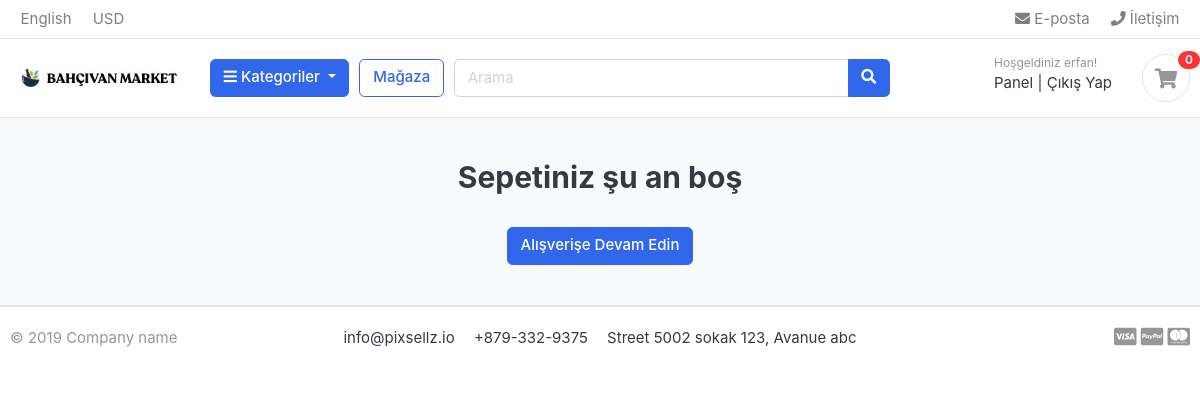
Before: /cart/ (signed in) with the older database file.
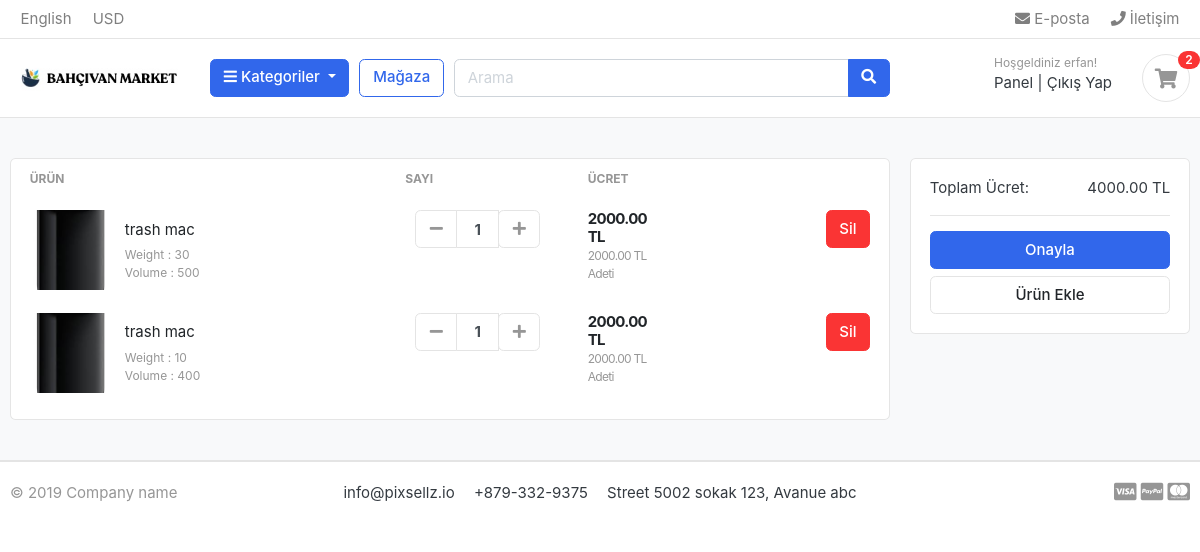
After: the same page with the newer database file.
### carts/models.py (models this page shows, shortened)
class CartItem(models.Model):
    user = models.ForeignKey(Account,on_delete=models.CASCADE,null=True)
    product = models.ForeignKey(Product, on_delete=models.CASCADE)
    variations = models.ManyToManyField(Variation,blank=True)
    cart = models.ForeignKey(Cart, on_delete=models.CASCADE,null=True)
    quantity = models.IntegerField()
    is_active = models.BooleanField(default=True)
    def sub_total(self):
        return self.product.price * self.quantity

### store/models.py (models this page shows, shortened)
class Product(models.Model):
    product_name = models.CharField(max_length=200, unique=True)
    slug = models.SlugField(max_length=200, unique=True)
    product_description = models.TextField(max_length=500, blank=True)
    price = models.DecimalField(max_digits=6, decimal_places=2)
    image = models.ImageField(upload_to='photos/product')
    stock  = models.IntegerField()
    is_avalible = models.BooleanField(default=True)
    category = models.ForeignKey(Category, on_delete=models.CASCADE)
    created_date  = models.DateTimeField(auto_now_add=True)
    modified_date = models.DateTimeField(auto_now = True)
    def get_url(self):
        return reverse('product_detail',args=[self.category.slug,self.slug])

class Variation(models.Model):
    product = models.ForeignKey(Product, on_delete=models.CASCADE)
    variation_category = models.CharField(max_length=50,choices=variation_category_choice)
    variation_value = models.CharField(max_length=255)
    is_active = models.BooleanField(default=True)
    created_date = models.DateTimeField(auto_now=True)
    objects = VariationManager()

### carts/views.py (the view)
# urls.py: path('',views.cart,name='cart'),
def cart(request,total=0,quantity=0,cart_items=None):
    try:
        if request.user.is_authenticated:
            cart_items = CartItem.objects.filter(user=request.user, is_active= True)
        else:
            cart = Cart.objects.get(cart_id= _cart_id(request))
            cart_items = CartItem.objects.filter(cart=cart, is_active= True)
        for cart_item in cart_items:
            total += (cart_item.product.price * cart_item.quantity)
            quantity+= cart_item.quantity
    except ObjectDoesNotExist:
        pass
    context = {
        'total':total,
        'quantity':quantity,
        'cart_items':cart_items,
    }
    return render(request,'store/cart.html/',context)

### carts/context_processors.py (called while the page is built)
def counter(request):
    cart_count = 0
    if 'admin' in request.path:
        return {}
    else:
        try:
            cart = Cart.objects.filter(cart_id = _cart_id(request))
            if request.user.is_authenticated:
                cart_items = CartItem.objects.all().filter(user= request.user)
            else:
                cart_items = CartItem.objects.all().filter(cart=cart[:1])
            for cart_item in cart_items:
                cart_count += cart_item.quantity
        except Cart.DoesNotExist:
            cart_count = 0
    return dict(cart_count=cart_count)

### carts/views.py (called while the page is built)
def _cart_id(request):
    cart = request.session.session_key
    if not cart:
        cart = request.session.create()
    return cart

### category/context_processors.py (called while the page is built)
def menu_links(request):
    links = Category.objects.all()
    return dict(links=links)

### category/models.py (called while the page is built)
    def get_url(self):
        return reverse('products_by_category',args = [self.slug ])

### templates/store/cart.html (shortened to what this page needs)
{% extends 'base.html' %}
{% load static %}
{% block content %}
<section class="section-content padding-y bg">
    <div class="container">
    {% if not cart_items %}
        <h2 class='text-center'>Sepetiniz şu an boş</h2>
        <br>
        <div class= 'text-center'>
            <a href= "{% url 'store' %}" class = 'btn btn-primary'>Alışverişe Devam Edin</a>
        </div>
    {% else %}
    <div class="row">
        <aside class="col-lg-9">
    <div class="card">
    <table class="table table-borderless table-shopping-cart">
    <thead class="text-muted">
    <tr class="small text-uppercase">
      <th scope="col">ÜRÜN</th>
      <th scope="col" width="120">SAYI</th>
      <th scope="col" width="120">ÜCRET</th>
      <th scope="col" class="text-right" width="200"> </th>
    </tr>
    </thead>
    <tbody>
    {% for cart_item in cart_items %}
    <tr>
        <td>
            <figure class="itemside align-items-center">
                <div class="aside"><img src="{{ cart_item.product.image.url }}" class="img-sm"></div>
                <figcaption class="info">
                    <a href="{{ cart_item.product.get_url  }}" class="title text-dark">{{ cart_item.product.product_name }}</a>
                    <p class="text-muted small">
                        {% if cart_item.variations.all %}
                            {% for item in cart_item.variations.all %}
                                {{item.variation_category | capfirst}} : {{item.variation_value | capfirst }} <br>
                            {% endfor %}
                        {% endif %}
                    </p>
                </figcaption>
            </figure>
        </td>
        <td>
                        <div class="col">
                            <div class="input-group input-spinner">
                                <div class="input-group-prepend">
                                <a href= "{% url 'remove_cart' cart_item.product.id cart_item.id %}"class="btn btn-light" type="button" id="button-plus"> <i class="fa fa-minus"></i> </a>
                                </div>
                                <input type="text" class="form-control"  value="{{ cart_item.quantity }}">
                                <div class="input-group-append">
                                <form action="{% url 'add_cart' cart_item.product.id %}" method="POST">
                                    <button class="btn btn-light" type="submit" id="button-minus"> <i class="fa fa-plus"></i> </button>
                                </form>
                                </div>
                            </div>
                        </div>
        </td>
        <td>
            <div class="price-wrap">
                <var class="price">{{ cart_item.sub_total }} TL</var>
                <small class="text-muted"> {{ cart_item.product.price }} TL Adeti</small>
            </div>
        </td>
        <td class="text-right">
        <a href="{% url 'remove_cart_item' cart_item.product.id cart_item.id %}" onclick="return confirm ('Bu ürünü silmek istediğinize emin misiniz?')" class="btn btn-danger"> Sil</a>
        </td>
    </tr>
    {% endfor %}
    </tbody>
    </table>
    </div>
        </aside>
        <aside class="col-lg-3">
            <div class="card">
            <div class="card-body">
                <dl class="dlist-align">
                  <dt>Toplam Ücret:</dt>
                  <dd class="text-right">{{ total }} TL</dd>
                </dl>
                <hr>
                <a href="{% url 'checkout' %}" class="btn btn-primary btn-block"> Onayla </a>
                <a href="{% url 'store' %}" class="btn btn-light btn-block">Ürün Ekle</a>
            </div>
            </div>
    </aside>
    </div>
    {% endif %}
    </div>
    </section>
{% endblock %}

### templates/includes/navbar.html (shortened to what this page needs)
{% load static %}
<header class="section-header">
    <nav class="navbar p-md-0 navbar-expand-sm navbar-light border-bottom">
    <div class="container">
      <div class="collapse navbar-collapse" id="navbarTop4">
        <ul class="navbar-nav mr-auto">
            <li class="nav-item dropdown">
                 <a href="#" class="nav-link">   English </a>
            </li>
            <li class="nav-item dropdown">
                <a href="#" class="nav-link"> USD </a>
            </li>
        </ul>
        <ul class="navbar-nav">
            <li><a href="#" class="nav-link"> <i class="fa fa-envelope"></i> E-posta </a></li>
            <li><a href="#" class="nav-link"> <i class="fa fa-phone"></i> İletişim </a></li>
        </ul>
      </div>
    </div>
    </nav>
    <section class="header-main border-bottom">
        <div class="container">
    <div class="row align-items-center">
        <div class="col-lg-2 col-md-3 col-6">
            <a href="{% url 'home' %}" class="brand-wrap">
                <img class="logo" src="{% static './images/bahcivan_logo.png' %}">
            </a>
        </div>
        <div class="col-lg col-sm col-md col-6 flex-grow-0">
            <div class="category-wrap dropdown d-inline-block float-right">
                <button type="button" class="btn btn-primary dropdown-toggle" data-toggle="dropdown">
                    <i class="fa fa-bars"></i> Kategoriler
                </button>
            </div>
        </div>
        <a href="{% url 'store' %}" class="btn btn-outline-primary">Mağaza</a>
        <div class="col-lg  col-md-6 col-sm-12 col">
            <form action="{% url 'search'%}" class="search" method='GET'>
                <div class="input-group w-100">
                    <input type="text" class="form-control" style="width:60%;" placeholder="Arama" name="keyword">
                    <div class="input-group-append">
                      <button class="btn btn-primary" type="submit">
                        <i class="fa fa-search"></i>
                      </button>
                    </div>
                </div>
            </form>
        </div>
        <div class="col-lg-3 col-sm-6 col-8 order-2 order-lg-3">
                    <div class="d-flex justify-content-end mb-3 mb-lg-0">
                        {% if user.id is None %}
                        <div class="widget-header">
                            <small class="title text-muted">Hoşgeldiniz Misafir!</small>
                            <div>
                                <a href="{% url 'login' %}">Giriş Yap</a> <span class="dark-transp"> | </span>
                                <a href="{% url 'register' %}"> Üye Ol</a>
                            </div>
                        </div>
                        {% else %}
                        <div class="widget-header">
                            <small class="title text-muted">Hoşgeldiniz {{ user.first_name }}! </small>
                            <div>
                                <a href="{% url 'dashboard' %}">Panel</a> <span class="dark-transp"> | </span>
                                <a href="{% url 'logout' %}">Çıkış Yap</a>
                            </div>
                        </div>
                        {% endif %}
                        <a href="{% url 'cart' %}" class="widget-header pl-3 ml-3">
                            <div class="icon icon-sm rounded-circle border"><i class="fa fa-shopping-cart"></i></div>
                            <span class="badge badge-pill badge-danger notify">{{ cart_count }}</span>
                        </a>
                    </div>
                </div>
    </div>
        </div>
    </section>
</header>

Changed rows visible on the page:
added CartItem: product.image (picture), product.product_name "trash mac", quantity "1", sub_total "2000.00", product.price "2000.00"
now on this page (row unchanged): Variation: variation_category "Weight", variation_value "30", shown under "trash mac"
now on this page (row unchanged): Variation: variation_category "Volume", variation_value "500", shown under "trash mac"
added CartItem: product.image (picture), product.product_name "trash mac", quantity "1", sub_total "2000.00", product.price "2000.00"
now on this page (row unchanged): Variation: variation_category "Weight", variation_value "10", shown under "trash mac"
now on this page (row unchanged): Variation: variation_category "Volume", variation_value "400", shown under "trash mac"
Other visible differences:
{{ cart_count }}: "0" → "2"
{{ total }}: (not shown) → "4000.00"
text no longer shown: "Sepetiniz şu an boş Alışverişe Devam Edin"
text now shown: "ÜRÜN SAYI ÜCRET Toplam Ücret: TL Onayla Ürün Ekle"
